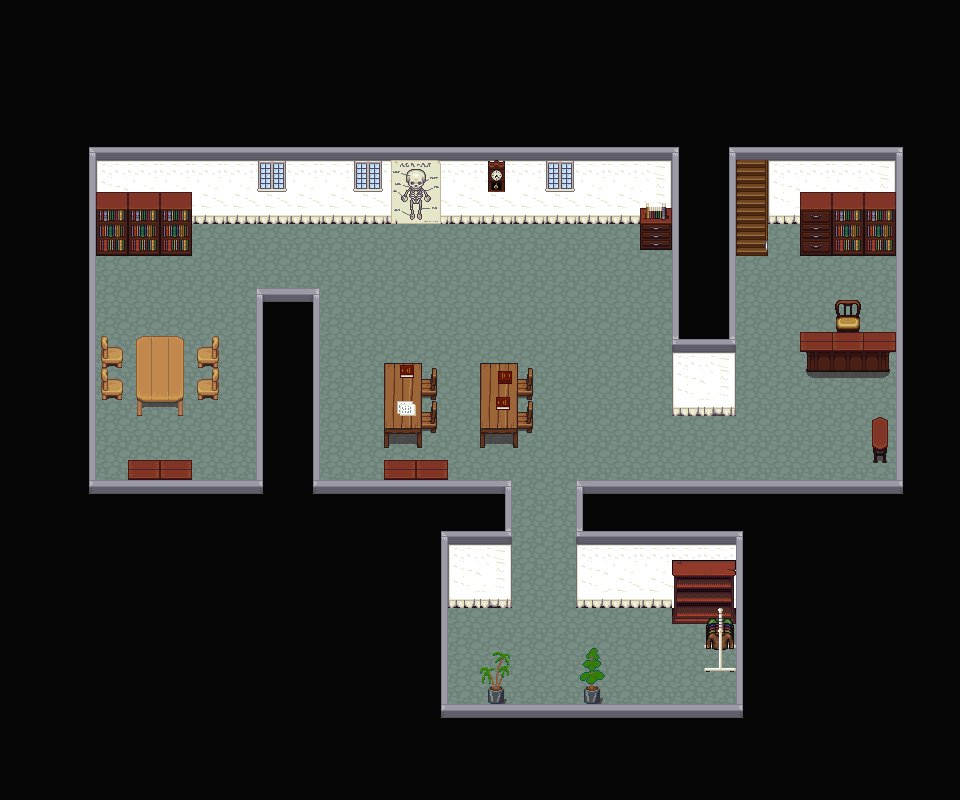

This game map was drawn from its Tiled (.tmx) file and the tilesets committed beside it. A one-line description and the trimmed map source follow:
An orthogonal 30x25 tile map with 32x32 px tiles, 3 tile layers (ground, terrain, terrain2), 3 tilesets and 62 objects (lapin_jaune, portal2, portal1).

<map version="1.0" orientation="orthogonal" renderorder="right-up" width="30" height="25" tilewidth="32" tileheight="32" nextobjectid="149">
 <tileset firstgid="1" name="stairs" tilewidth="32" tileheight="32" tilecount="112" columns="8">
  <image source="stairs.png" width="256" height="448" />
 </tileset>
 <tileset firstgid="113" name="house_inside_full" tilewidth="32" tileheight="32" tilecount="900" columns="30">
  <image source="house_inside_full.png" width="960" height="960" />
 </tileset>
 <tileset firstgid="1013" name="house_inside_full2" tilewidth="32" tileheight="32" tilecount="504" columns="24">
  <image source="house_inside_full2.png" width="768" height="672" />
 </tileset>
 <layer name="ground" width="30" height="25">
  <data>[750 cells, 750 non-empty, 5 distinct tile ids]</data>
 </layer>
 <layer name="terrain" width="30" height="25">
  <data>[750 cells, 217 non-empty, 44 distinct tile ids]</data>
 </layer>
 <layer name="terrain2" width="30" height="25">
  <data>[750 cells, 48 non-empty, 34 distinct tile ids]</data>
 </layer>
 <objectgroup name="zindex_terrain">
  <object id="66" x="488" y="688">
   <polygon points="0,0 0,16 16,16 16,0 16,-32 8,-40 -8,-16" />
  </object>
  <object id="67" x="592" y="648">
   <polygon points="0,0 -16,32 -8,40 -8,56 8,56 8,40 16,24" />
  </object>
  <object id="85" x="88" y="480">
   <polygon points="0,0 424,0 424,48 0,48" />
  </object>
  <object id="86" x="576" y="488">
   <polygon points="0,-8 0,48 328,48 328,-8" />
  </object>
  <object id="87" x="256" y="288">
   <polygon points="0,0 64,0 64,48 0,48" />
  </object>
  <object id="121" x="384" y="368">
   <polygon points="0,-8 0,80 40,80 40,-8" />
  </object>
  <object id="122" x="432" y="368">
   <polygon points="0,0 0,8 -8,8 -8,32 0,32 8,0" />
  </object>
  <object id="123" x="432" y="400">
   <polygon points="0,0 8,0 8,32 -8,32 -8,16 0,16" />
  </object>
  <object id="124" x="480" y="368">
   <polygon points="0,-8 0,80 40,80 40,-8" />
  </object>
  <object id="125" x="520" y="376">
   <polygon points="0,0 8,0 8,-8 16,-8 16,24 0,24" />
  </object>
  <object id="127" x="200" y="352">
   <polygon points="0,0 0,16 16,16 16,-16 8,-16 8,-8" />
  </object>
  <object id="129" x="104" y="336">
   <polygon points="0,0 0,32 16,32 16,16 8,16" />
  </object>
  <object id="134" x="836.667" y="330.667">
   <polygon points="-0.66667,5.33333 0.666667,-12.6667 -1.33333,-26.6667 3.33333,-30.6667 21.3333,-30 26,-24.6667 22.6667,-13.3333 21.3333,4" />
  </object>
  <object id="135" x="872.667" y="420.667">
   <polygon points="0,0 0,42 14.6667,43.3333 15.3333,0 8,-4" />
  </object>
  <object id="139" x="518" y="417.333">
   <polygon points="0,0 8,0 8,-16 16,-16 16,16 0,16" />
  </object>
 </objectgroup>
 <objectgroup name="zindex_terrain2">
  <object id="140" x="800" y="331.333">
   <polygon points="0,0 95.3333,0 95.3333,21.3333 88.6667,22 88,41.3333 6.66667,40 7.33333,20.6667 -0.666667,20.6667" />
  </object>
  <object id="141" x="136" y="340">
   <polygon points="0,0 0.666667,75.3333 48,76 48.6667,0.666667 42,-3.33333 8,-2.66667" />
  </object>
  <object id="142" x="104" y="368">
   <polygon points="0,0 0,32 16,32 16,16" />
  </object>
  <object id="143" x="200" y="384">
   <polygon points="0,0 8,0 16,-16 24,-16 16,16 0,16" />
  </object>
  <object id="144" x="128" y="464">
   <polygon points="0,-8 0,16 64,16 64,-8" />
  </object>
  <object id="145" x="384" y="464">
   <polygon points="0,-8 0,46.6667 63.3333,47.3333 64,-8" />
  </object>
  <object id="147" x="706.667" y="620.667">
   <polygon points="0,0 -2,28 11.3333,28 10,46 -2.66667,46.6667 -2.66667,51.3333 29.3333,51.3333 28,45.3333 16.6667,46 16.6667,27.3333 28,26.6667 26,2 19.3333,-1.33333 17.3333,-10.6667 11.3333,-10.6667 10.6667,-3.33333" />
  </object>
 </objectgroup>
 <objectgroup name="collision">
  <object id="2" x="0" y="0">
   <polygon points="0,0 0,224 728,224 728,0" />
  </object>
  <object id="4" x="88" y="232">
   <polygon points="0,-8 0,568 -88,568 -88,-8" />
  </object>
  <object id="5" x="88" y="488">
   <polygon points="0,24 352,24 352,312 0,312" />
  </object>
  <object id="6" x="744" y="496">
   <polygon points="0,16 0,304 216,304 216,16" />
  </object>
  <object id="8" x="896" y="496">
   <polygon points="0,16 64,16 64,-488 0,-488" />
  </object>
  <object id="10" x="256" y="288">
   <polygon points="0,48 0,224 64,224 64,48" />
  </object>
  <object id="12" x="440" y="488">
   <polygon points="0,24 72,24 72,120 0,120" />
  </object>
  <object id="13" x="744" y="512">
   <polygon points="0,0 -168,0 -168,96 0,96" />
  </object>
  <object id="15" x="584" y="688">
   <polygon points="0,0 0,16 16,16" />
  </object>
  <object id="16" x="488" y="688">
   <polygon points="0,0 16,0 16,16 0,16" />
  </object>
  <object id="70" x="440" y="712">
   <polygon points="0,0 304,0 304,88 0,88" />
  </object>
  <object id="88" x="672" y="224">
   <polygon points="0,0 0,192 58.6667,193.333 58,-0.666667" />
  </object>
  <object id="90" x="728" y="0">
   <polygon points="0,0 0,176 168,176 168,0" />
  </object>
  <object id="91" x="768" y="176">
   <polygon points="1.33333,0.666667 1.33333,48 128,48 128,0" />
  </object>
  <object id="99" gid="924" x="608" y="256" width="32" height="32" />
  <object id="100" x="672" y="624">
   <polygon points="0,0 0,-56 64,-56 64,0" />
  </object>
  <object id="101" x="704" y="648">
   <polygon points="0,0 32,0 32,24 0,24" />
  </object>
  <object id="102" x="384" y="480">
   <polygon points="0,0 64,0 64,32 0,32" />
  </object>
  <object id="103" x="128" y="480">
   <polygon points="0,0 64,0 64,32 0,32" />
  </object>
  <object id="104" x="872" y="432">
   <polygon points="0,0 16,0 16,32 0,32" />
  </object>
  <object id="105" x="808" y="352">
   <polygon points="0,0 0,16 80,16 80,0" />
  </object>
  <object id="106" x="800" y="344">
   <polygon points="0,0 0,8 96,8 88,0" />
  </object>
  <object id="107" x="800" y="200">
   <polygon points="0,0 0,56 96,56 96,0" />
  </object>
  <object id="108" x="640" y="208">
   <polygon points="0,0 0,40 32,40 32,0" />
  </object>
  <object id="109" x="96" y="192">
   <polygon points="0,0 0,64 96,64 96,0" />
  </object>
  <object id="110" x="136" y="352">
   <polygon points="0,0 48,0 48,64 0,64" />
  </object>
  <object id="111" x="104" y="384">
   <polygon points="0,0 0,16 16,16 16,0" />
  </object>
  <object id="112" x="104" y="352">
   <polygon points="0,0 0,16 16,16 16,0" />
  </object>
  <object id="113" x="200" y="352">
   <polygon points="0,0 0,16 16,16 16,0" />
  </object>
  <object id="114" x="200" y="384">
   <polygon points="0,0 16,0 16,16 0,16" />
  </object>
  <object id="115" x="384" y="384">
   <polygon points="0,0 40,0 40,64 0,64" />
  </object>
  <object id="116" x="480" y="384">
   <polygon points="0,0 0,64 40,64 40,0" />
  </object>
  <object id="117" x="520" y="384">
   <polygon points="0,0 8,0 8,16 0,16" />
  </object>
  <object id="118" x="520" y="416">
   <polygon points="0,0 16,0 16,16 0,16" />
  </object>
  <object id="119" x="424" y="416">
   <polygon points="0,0 8,0 8,16 0,16" />
  </object>
  <object id="120" x="424" y="384">
   <polygon points="0,0 8,0 8,16 0,16" />
  </object>
  <object id="148" x="774" y="226">
   <polygon points="-3.33333,-0.666667 -2.66667,22 -5.33333,21.3333 -6,0.666667" />
  </object>
 </objectgroup>
 <objectgroup name="interactions">
  <object id="96" name="lapin_jaune" gid="219" x="544" y="256" width="32" height="32" />
  <object id="97" name="portal2" gid="219" x="736" y="208" width="32" height="32" />
  <object id="98" name="portal1" gid="219" x="520" y="704" width="32" height="32" />
 </objectgroup>
 <objectgroup name="items" />
</map>
